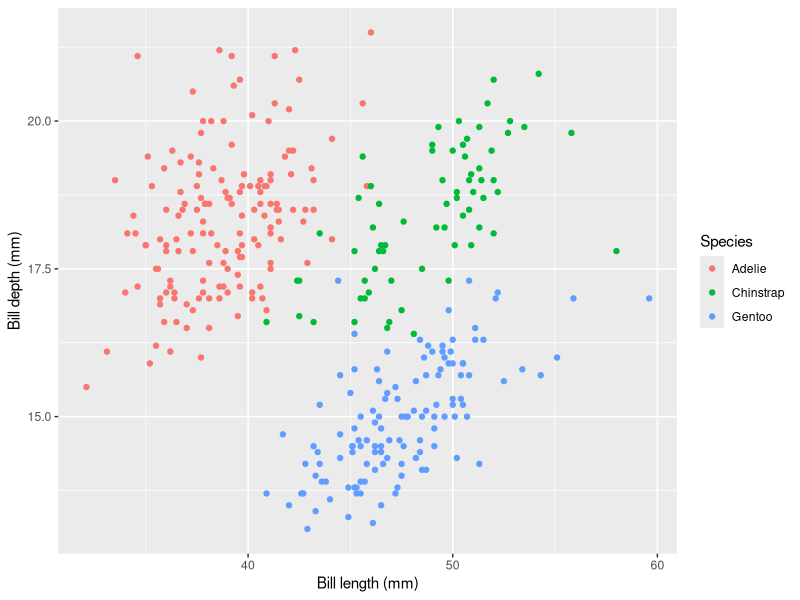

The R script that drew this image:
## ---- chunk 1
#| label: setup
#| message: false
library(tidyverse)
library(palmerpenguins)
## ---- chunk 2
#| label: summary-table
penguins |>
  group_by(species) |>
  summarize(avg_bill_length_mm = mean(bill_length_mm, na.rm = TRUE))
## ---- chunk 3
#| label: bill-plot
#| warning: false
ggplot(penguins, aes(x = bill_length_mm, y = bill_depth_mm, color = species)) +
  geom_point() +
  labs(x = "Bill length (mm)", y = "Bill depth (mm)", color = "Species")
